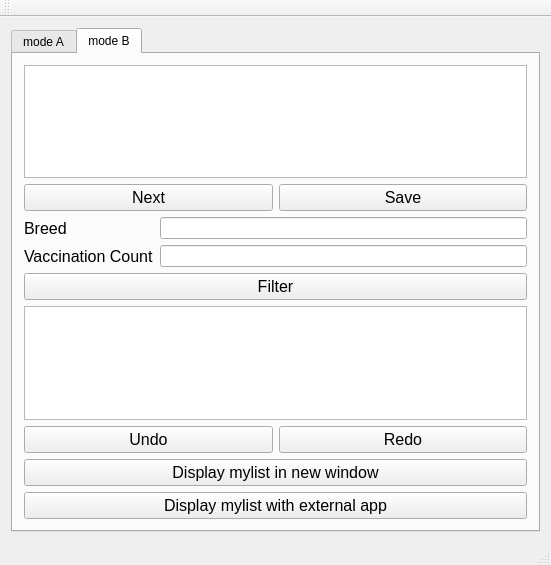
<?xml version="1.0" encoding="UTF-8"?>
<ui version="4.0">
 <class>Assignment12Class</class>
 <widget class="QMainWindow" name="Assignment12Class">
  <property name="geometry">
   <rect>
    <x>0</x>
    <y>0</y>
    <width>551</width>
    <height>565</height>
   </rect>
  </property>
  <property name="windowTitle">
   <string>Assignment12</string>
  </property>
  <widget class="QWidget" name="centralWidget">
   <layout class="QVBoxLayout" name="verticalLayout_3">
    <item>
     <widget class="QTabWidget" name="tabWidget">
      <property name="currentIndex">
       <number>1</number>
      </property>
      <widget class="QWidget" name="tab_17">
       <attribute name="title">
        <string>mode A</string>
       </attribute>
       <layout class="QVBoxLayout" name="verticalLayout">
        <item>
         <widget class="QListWidget" name="dogListWidget">
          <property name="font">
           <font>
            <pointsize>12</pointsize>
           </font>
          </property>
         </widget>
        </item>
        <item>
         <layout class="QFormLayout" name="formLayout">
          <item row="0" column="0">
           <widget class="QLabel" name="label">
            <property name="font">
             <font>
              <pointsize>12</pointsize>
             </font>
            </property>
            <property name="text">
             <string>Name</string>
            </property>
           </widget>
          </item>
          <item row="0" column="1">
           <widget class="QLineEdit" name="nameLineEdit"/>
          </item>
          <item row="1" column="0">
           <widget class="QLabel" name="label_3">
            <property name="font">
             <font>
              <pointsize>12</pointsize>
             </font>
            </property>
            <property name="text">
             <string>Breed</string>
            </property>
           </widget>
          </item>
          <item row="1" column="1">
           <widget class="QLineEdit" name="breedLineEdit"/>
          </item>
          <item row="2" column="0">
           <widget class="QLabel" name="label_2">
            <property name="font">
             <font>
              <pointsize>12</pointsize>
             </font>
            </property>
            <property name="text">
             <string>Date Of Birth</string>
            </property>
           </widget>
          </item>
          <item row="2" column="1">
           <widget class="QLineEdit" name="dateLineEdit"/>
          </item>
          <item row="3" column="0">
           <widget class="QLabel" name="label_4">
            <property name="font">
             <font>
              <pointsize>12</pointsize>
             </font>
            </property>
            <property name="text">
             <string>Vaccination Count</string>
            </property>
           </widget>
          </item>
          <item row="3" column="1">
           <widget class="QLineEdit" name="vaccinationLineEdit"/>
          </item>
          <item row="4" column="0">
           <widget class="QLabel" name="label_5">
            <property name="font">
             <font>
              <pointsize>12</pointsize>
             </font>
            </property>
            <property name="text">
             <string>Photograph</string>
            </property>
           </widget>
          </item>
          <item row="4" column="1">
           <widget class="QLineEdit" name="photographLineEdit"/>
          </item>
         </layout>
        </item>
        <item>
         <layout class="QGridLayout" name="gridLayout_2">
          <item row="0" column="0">
           <widget class="QPushButton" name="addButton">
            <property name="font">
             <font>
              <pointsize>12</pointsize>
             </font>
            </property>
            <property name="text">
             <string>Add</string>
            </property>
           </widget>
          </item>
          <item row="0" column="1" colspan="2">
           <widget class="QPushButton" name="deleteButton">
            <property name="font">
             <font>
              <pointsize>12</pointsize>
             </font>
            </property>
            <property name="text">
             <string>Delete</string>
            </property>
           </widget>
          </item>
          <item row="0" column="3">
           <widget class="QPushButton" name="updateButton">
            <property name="font">
             <font>
              <pointsize>12</pointsize>
             </font>
            </property>
            <property name="text">
             <string>Update</string>
            </property>
           </widget>
          </item>
          <item row="1" column="0" colspan="2">
           <widget class="QPushButton" name="undoButton">
            <property name="font">
             <font>
              <pointsize>12</pointsize>
             </font>
            </property>
            <property name="text">
             <string>Undo</string>
            </property>
            <property name="shortcut">
             <string>Ctrl+Z</string>
            </property>
           </widget>
          </item>
          <item row="1" column="2" colspan="2">
           <widget class="QPushButton" name="redoButton">
            <property name="font">
             <font>
              <pointsize>12</pointsize>
             </font>
            </property>
            <property name="text">
             <string>Redo</string>
            </property>
            <property name="shortcut">
             <string>Ctrl+Y</string>
            </property>
           </widget>
          </item>
         </layout>
        </item>
       </layout>
      </widget>
      <widget class="QWidget" name="tab_18">
       <attribute name="title">
        <string>mode B</string>
       </attribute>
       <layout class="QVBoxLayout" name="verticalLayout_2">
        <item>
         <widget class="QListWidget" name="dogListWidget_modeB">
          <property name="font">
           <font>
            <pointsize>12</pointsize>
           </font>
          </property>
         </widget>
        </item>
        <item>
         <layout class="QGridLayout" name="gridLayout">
          <item row="0" column="0">
           <widget class="QPushButton" name="nextButton">
            <property name="font">
             <font>
              <pointsize>12</pointsize>
             </font>
            </property>
            <property name="text">
             <string>Next</string>
            </property>
           </widget>
          </item>
          <item row="0" column="1">
           <widget class="QPushButton" name="saveButton">
            <property name="font">
             <font>
              <pointsize>12</pointsize>
             </font>
            </property>
            <property name="text">
             <string>Save</string>
            </property>
           </widget>
          </item>
         </layout>
        </item>
        <item>
         <layout class="QFormLayout" name="formLayout_3">
          <item row="0" column="0">
           <widget class="QLabel" name="label_6">
            <property name="font">
             <font>
              <pointsize>12</pointsize>
             </font>
            </property>
            <property name="text">
             <string>Breed</string>
            </property>
           </widget>
          </item>
          <item row="0" column="1">
           <widget class="QLineEdit" name="breedLineEdit_modeB">
            <property name="font">
             <font>
              <pointsize>8</pointsize>
             </font>
            </property>
           </widget>
          </item>
          <item row="1" column="0">
           <widget class="QLabel" name="label_7">
            <property name="font">
             <font>
              <pointsize>12</pointsize>
             </font>
            </property>
            <property name="text">
             <string>Vaccination Count</string>
            </property>
           </widget>
          </item>
          <item row="1" column="1">
           <widget class="QLineEdit" name="vaccinationLineEdit_modeB">
            <property name="font">
             <font>
              <pointsize>8</pointsize>
             </font>
            </property>
           </widget>
          </item>
         </layout>
        </item>
        <item>
         <widget class="QPushButton" name="filterButton">
          <property name="font">
           <font>
            <pointsize>12</pointsize>
           </font>
          </property>
          <property name="contextMenuPolicy">
           <enum>Qt::NoContextMenu</enum>
          </property>
          <property name="text">
           <string>Filter</string>
          </property>
         </widget>
        </item>
        <item>
         <widget class="QListWidget" name="mylistWidget">
          <property name="font">
           <font>
            <pointsize>12</pointsize>
           </font>
          </property>
         </widget>
        </item>
        <item>
         <layout class="QHBoxLayout" name="horizontalLayout">
          <item>
           <widget class="QPushButton" name="undoBButton">
            <property name="font">
             <font>
              <pointsize>12</pointsize>
             </font>
            </property>
            <property name="text">
             <string>Undo</string>
            </property>
           </widget>
          </item>
          <item>
           <widget class="QPushButton" name="redoBButton">
            <property name="font">
             <font>
              <pointsize>12</pointsize>
             </font>
            </property>
            <property name="text">
             <string>Redo</string>
            </property>
           </widget>
          </item>
         </layout>
        </item>
        <item>
         <widget class="QPushButton" name="newWindowButton">
          <property name="font">
           <font>
            <pointsize>12</pointsize>
           </font>
          </property>
          <property name="text">
           <string>Display mylist in new window</string>
          </property>
         </widget>
        </item>
        <item>
         <widget class="QPushButton" name="displayButton">
          <property name="font">
           <font>
            <pointsize>12</pointsize>
           </font>
          </property>
          <property name="text">
           <string>Display mylist with external app</string>
          </property>
         </widget>
        </item>
       </layout>
      </widget>
     </widget>
    </item>
   </layout>
  </widget>
  <widget class="QMenuBar" name="menuBar">
   <property name="geometry">
    <rect>
     <x>0</x>
     <y>0</y>
     <width>551</width>
     <height>21</height>
    </rect>
   </property>
  </widget>
  <widget class="QToolBar" name="mainToolBar">
   <attribute name="toolBarArea">
    <enum>TopToolBarArea</enum>
   </attribute>
   <attribute name="toolBarBreak">
    <bool>false</bool>
   </attribute>
  </widget>
  <widget class="QStatusBar" name="statusBar"/>
 </widget>
 <layoutdefault spacing="6" margin="11"/>
 <resources>
  <include location="Assignment12.qrc"/>
 </resources>
 <connections>
  <connection>
   <sender>addButton</sender>
   <signal>clicked()</signal>
   <receiver>Assignment12Class</receiver>
   <slot>addDog()</slot>
   <hints>
    <hint type="sourcelabel">
     <x>121</x>
     <y>488</y>
    </hint>
    <hint type="destinationlabel">
     <x>374</x>
     <y>461</y>
    </hint>
   </hints>
  </connection>
  <connection>
   <sender>updateButton</sender>
   <signal>clicked()</signal>
   <receiver>Assignment12Class</receiver>
   <slot>updateDog()</slot>
   <hints>
    <hint type="sourcelabel">
     <x>527</x>
     <y>488</y>
    </hint>
    <hint type="destinationlabel">
     <x>374</x>
     <y>506</y>
    </hint>
   </hints>
  </connection>
  <connection>
   <sender>saveButton</sender>
   <signal>clicked()</signal>
   <receiver>Assignment12Class</receiver>
   <slot>saveDog()</slot>
   <hints>
    <hint type="sourcelabel">
     <x>511</x>
     <y>216</y>
    </hint>
    <hint type="destinationlabel">
     <x>374</x>
     <y>234</y>
    </hint>
   </hints>
  </connection>
  <connection>
   <sender>displayButton</sender>
   <signal>clicked()</signal>
   <receiver>Assignment12Class</receiver>
   <slot>runMyList()</slot>
   <hints>
    <hint type="sourcelabel">
     <x>219</x>
     <y>522</y>
    </hint>
    <hint type="destinationlabel">
     <x>374</x>
     <y>495</y>
    </hint>
   </hints>
  </connection>
  <connection>
   <sender>filterButton</sender>
   <signal>clicked()</signal>
   <receiver>Assignment12Class</receiver>
   <slot>filter()</slot>
   <hints>
    <hint type="sourcelabel">
     <x>267</x>
     <y>304</y>
    </hint>
    <hint type="destinationlabel">
     <x>374</x>
     <y>342</y>
    </hint>
   </hints>
  </connection>
  <connection>
   <sender>nextButton</sender>
   <signal>clicked()</signal>
   <receiver>Assignment12Class</receiver>
   <slot>next()</slot>
   <hints>
    <hint type="sourcelabel">
     <x>103</x>
     <y>216</y>
    </hint>
    <hint type="destinationlabel">
     <x>8</x>
     <y>206</y>
    </hint>
   </hints>
  </connection>
  <connection>
   <sender>undoButton</sender>
   <signal>clicked()</signal>
   <receiver>Assignment12Class</receiver>
   <slot>undo()</slot>
   <hints>
    <hint type="sourcelabel">
     <x>130</x>
     <y>521</y>
    </hint>
    <hint type="destinationlabel">
     <x>363</x>
     <y>514</y>
    </hint>
   </hints>
  </connection>
  <connection>
   <sender>redoButton</sender>
   <signal>clicked()</signal>
   <receiver>Assignment12Class</receiver>
   <slot>redo()</slot>
   <hints>
    <hint type="sourcelabel">
     <x>527</x>
     <y>521</y>
    </hint>
    <hint type="destinationlabel">
     <x>349</x>
     <y>519</y>
    </hint>
   </hints>
  </connection>
  <connection>
   <sender>newWindowButton</sender>
   <signal>clicked()</signal>
   <receiver>Assignment12Class</receiver>
   <slot>showNewWindow()</slot>
   <hints>
    <hint type="sourcelabel">
     <x>457</x>
     <y>467</y>
    </hint>
    <hint type="destinationlabel">
     <x>513</x>
     <y>554</y>
    </hint>
   </hints>
  </connection>
  <connection>
   <sender>undoBButton</sender>
   <signal>clicked()</signal>
   <receiver>Assignment12Class</receiver>
   <slot>undo_modeB()</slot>
   <hints>
    <hint type="sourcelabel">
     <x>72</x>
     <y>431</y>
    </hint>
    <hint type="destinationlabel">
     <x>545</x>
     <y>401</y>
    </hint>
   </hints>
  </connection>
  <connection>
   <sender>redoBButton</sender>
   <signal>clicked()</signal>
   <receiver>Assignment12Class</receiver>
   <slot>redo_modeB()</slot>
   <hints>
    <hint type="sourcelabel">
     <x>421</x>
     <y>444</y>
    </hint>
    <hint type="destinationlabel">
     <x>546</x>
     <y>446</y>
    </hint>
   </hints>
  </connection>
 </connections>
 <slots>
  <slot>addDog()</slot>
  <slot>updateDog()</slot>
  <slot>saveDog()</slot>
  <slot>runMyList()</slot>
  <slot>filter()</slot>
  <slot>next(vector)</slot>
  <slot>next()</slot>
  <slot>undo()</slot>
  <slot>redo()</slot>
  <slot>showNewWindow()</slot>
  <slot>undo_modeB()</slot>
  <slot>redo_modeB()</slot>
 </slots>
</ui>
